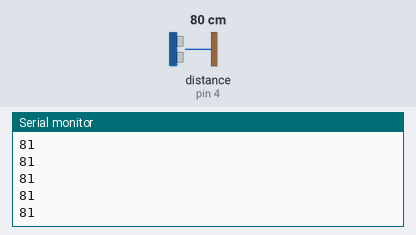
This sketch was run on a simulated Arduino Uno, built with avr-gcc and run on an emulated ATmega328P. On the bench: the last lines printed to the serial monitor. Wiring (inferred from the names in the program): ultrasonic range finder: trigger pin 3; echo pin 4. The test bench sets the inputs (shaded band); at power-on: distance to the obstacle (sensor on pin 4) 80 cm. The echo pulse lasts 58.3 µs per cm.

Above: at 1.2 s.
1.3 s: distance to the obstacle (sensor on pin 4) set to 2 cm
At 2.4 s:
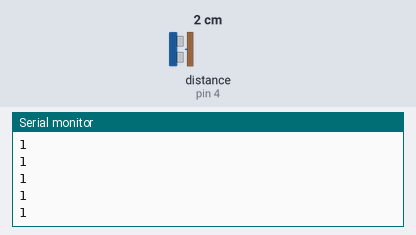
2.8 s: distance to the obstacle (sensor on pin 4) set to 4 cm
At 3.8 s:
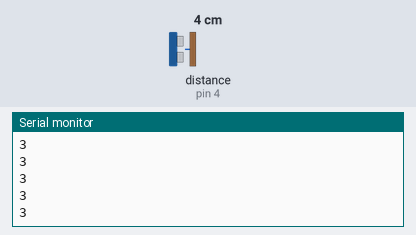
Timing chart, 0 to 5.4 s (numbered marks = the images above; inputs shaded):
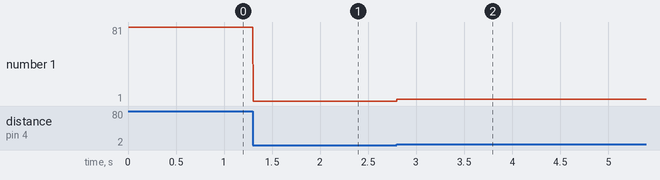

The sketch:

sketch_usonic.ino
```cpp
const int trig = 3;
const int echo = 4;

int duration = 0;
int distance = 0;

void setup() {
  pinMode(trig, OUTPUT);
  pinMode(echo, INPUT);
  Serial.begin(115200);
}

void loop () {

  digitalWrite(trig, HIGH);
  delayMicroseconds(1000);
  digitalWrite(trig, LOW);

  duration = pulseIn(echo, HIGH);
  distance = (duration/2) / 28.5;
  Serial.println(distance);
  }
```

Measured:
- after the input at 1.3 s, the serial monitor: prints a new line at once (image 1)
- after the input at 2.8 s, the serial monitor: prints a new line at once (image 2)
- plotted number 1: 81 → 1 after the input at 1.3 s, 1 → 3 after the input at 2.8 s
